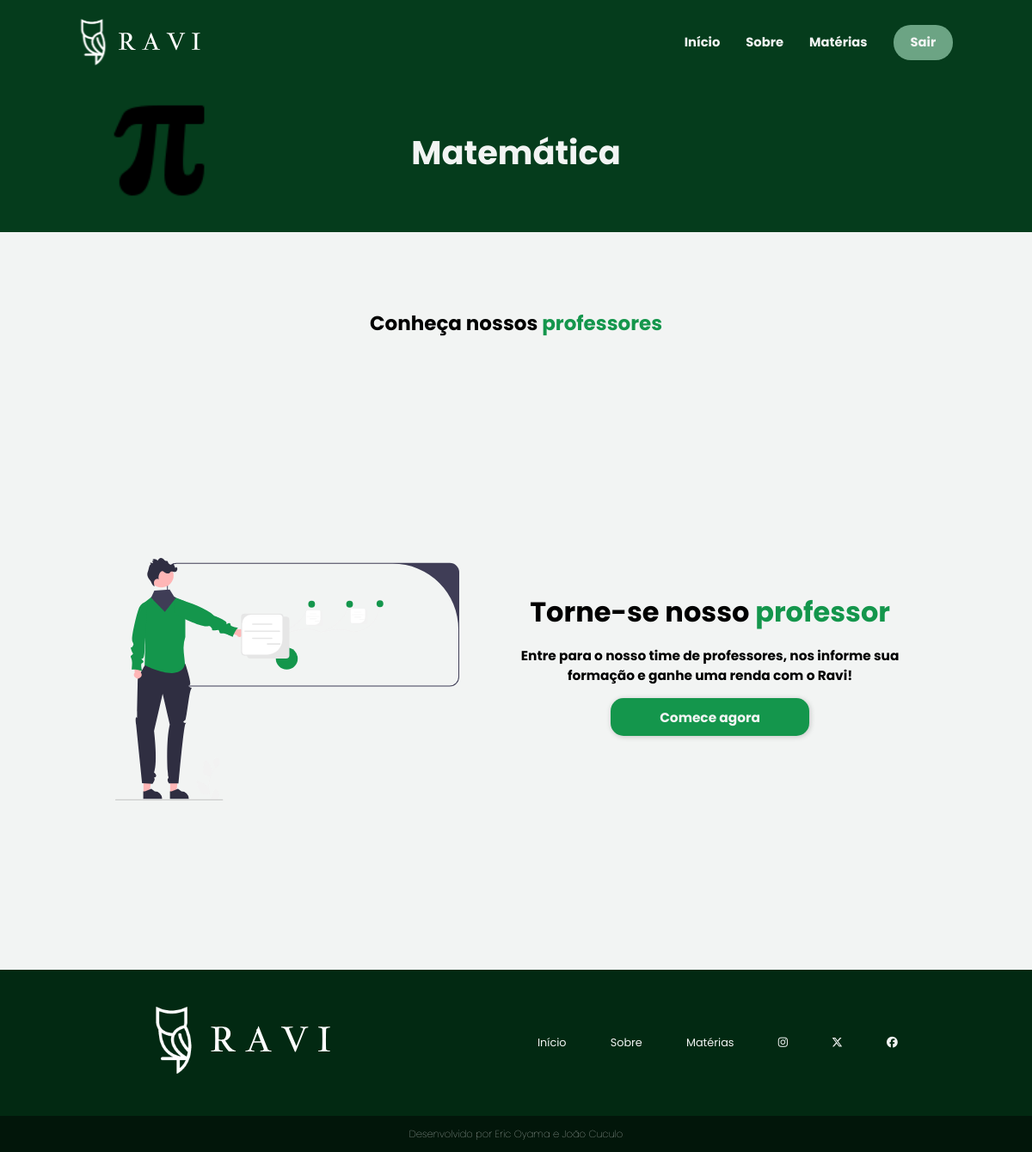
Before: /sistema-aluno/materias/matematica.php (signed in) with the older database file.
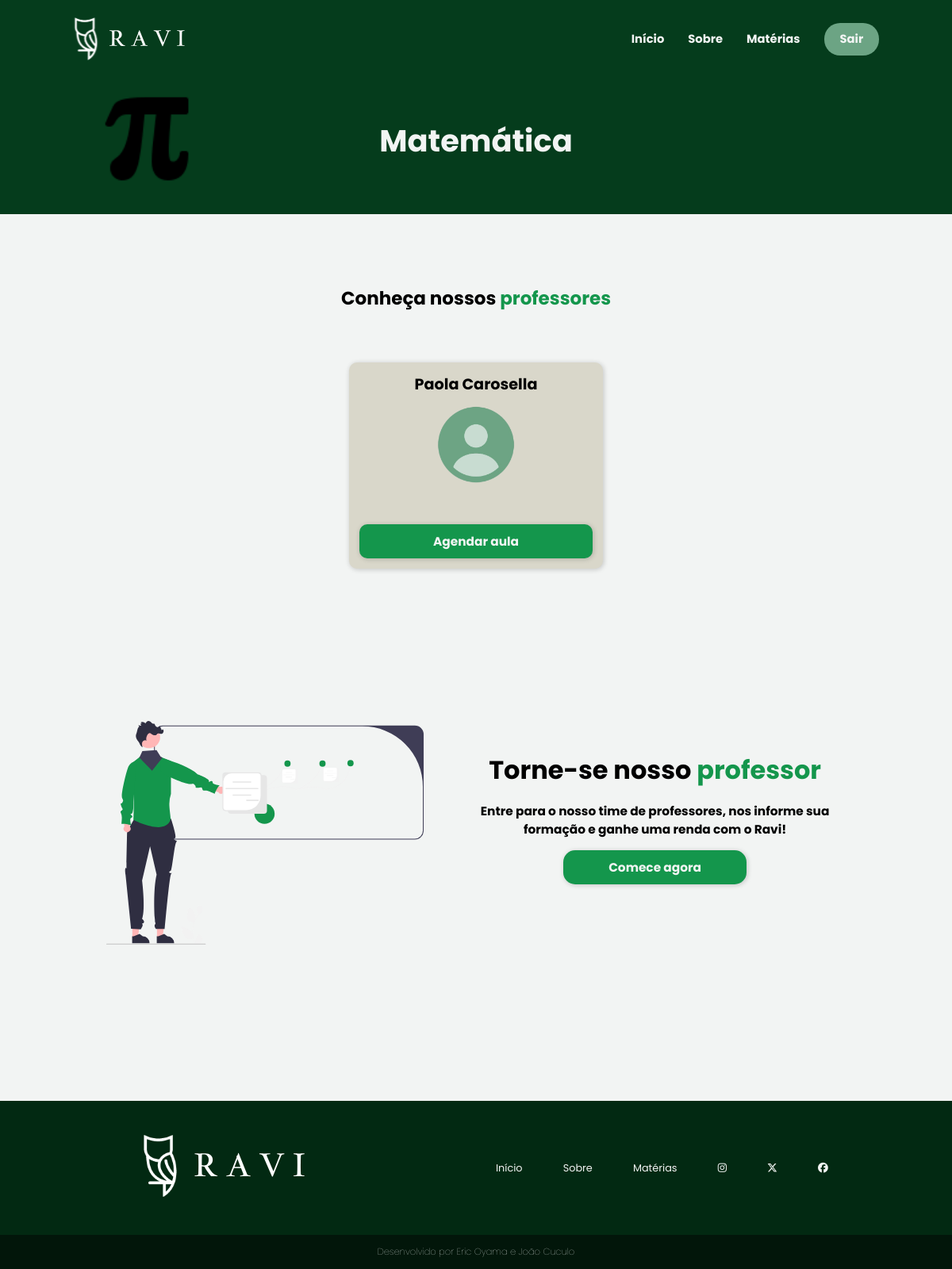
After: the same page with the newer database file.
### tables this page shows
CREATE TABLE `professor` (
  `id` int(11) NOT NULL,
  `nome` varchar(100) NOT NULL,
  `email` varchar(100) NOT NULL,
  `senha` varchar(100) NOT NULL,
  `dn` date NOT NULL,
  `endereco` varchar(100) NOT NULL,
  `cep` varchar(20) NOT NULL,
  `estado` varchar(100) NOT NULL,
  `cidade` varchar(100) NOT NULL,
  `telefone` varchar(20) NOT NULL,
  `cpf` varchar(20) NOT NULL,
  `rg` varchar(20) NOT NULL,
  `sexo` varchar(10) NOT NULL,
  `areaFormacao` varchar(100) NOT NULL,
  `curriculo` varchar(100) NOT NULL,
  `conteudo` text NOT NULL,
  `valorHora` varchar(10) NOT NULL,
  `area_id` int(11) DEFAULT NULL,
  `dataCad` timestamp NOT NULL DEFAULT current_timestamp(),
  `status` varchar(11) NOT NULL
);

### sistema-aluno/materias/matematica.php (the view, shortened to what this page needs)
<?php
    require_once('../../conexao.php');
    $sql = "select * from professor
               where       1 = 1
                 and area_id = 1";
    $resultado = mysqli_query($conexao, $sql);
?>
<!DOCTYPE html>
<html lang="pt-br">
<head>
    <link rel="stylesheet" href="../../assets/css/header-footer.css">
    <link rel="stylesheet" href="../../assets/css/materias.css">
    <link rel="stylesheet" href="../../assets/css/principal.css">
</head>
<body>
    <?php require_once("../../template/menu3.php") ?>
    <main>
        <section class="materia" id="matematica">
            <div>
                <img src="../../assets/img/pi-icon-big.png">
            </div>
            <div>
                <h1>Matemática</h1>
            </div>
        </section>
        <section class="prof">
            <div class="conheca">
                <h1>Conheça nossos <span>professores</span></h1>
            </div>
            <div class="card-group">
                <?php while ($linha = mysqli_fetch_array($resultado)) { ?>
                <div class="cards">
                    <h2><?= $linha['nome'] ?></h2>
                    <img src="../../assets/img/user-image.png">
                    <a href="#">Agendar aula</a>
                </div>
                <?php } ?>
            </div>
        </section>
        <section>
            <div class="vire-prof">
                <figure>
                    <img src="../../assets/img/undraw_professor_re_mj1s.svg">
                </figure>
                <section>
                    <div>
                        <h1>Torne-se nosso <span>professor<span></h1>
                    </div>
                    <div>
                        <p>Entre para o nosso time de professores, nos informe sua formação e ganhe uma renda com o Ravi!</p>
                    </div>
                    <a href="../../sistema-professor/professor/cadastro.php"><button class="cad-btn2 cad-btn3">Comece agora</button></a>
                </section>
            </div>
                </main>
    <?php require_once("../../template/rodape3.php") ?>
</body>
</html>

Changed rows visible on the page:
added professor: nome "Paola Carosella"
